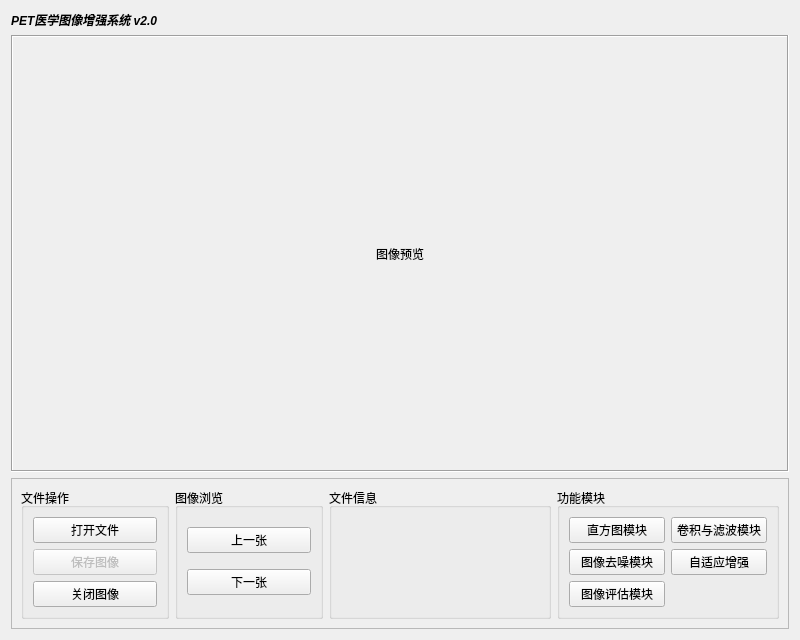
<?xml version="1.0" encoding="UTF-8"?>
<ui version="4.0">
 <class>MyMainWidget</class>
 <widget class="QWidget" name="MyMainWidget">
  <property name="geometry">
   <rect>
    <x>0</x>
    <y>0</y>
    <width>800</width>
    <height>640</height>
   </rect>
  </property>
  <property name="minimumSize">
   <size>
    <width>800</width>
    <height>640</height>
   </size>
  </property>
  <property name="windowTitle">
   <string>PET医学图像增强系统</string>
  </property>
  <layout class="QVBoxLayout" name="verticalLayout" stretch="0,1,0">
   <item>
    <widget class="QLabel" name="widget_title">
     <property name="font">
      <font>
       <italic>true</italic>
       <bold>true</bold>
       <kerning>true</kerning>
      </font>
     </property>
     <property name="text">
      <string>PET医学图像增强系统 v2.0</string>
     </property>
     <property name="alignment">
      <set>Qt::AlignLeading|Qt::AlignLeft|Qt::AlignVCenter</set>
     </property>
    </widget>
   </item>
   <item>
    <widget class="QLabel" name="image_label">
     <property name="frameShape">
      <enum>QFrame::Box</enum>
     </property>
     <property name="frameShadow">
      <enum>QFrame::Sunken</enum>
     </property>
     <property name="text">
      <string>图像预览</string>
     </property>
     <property name="alignment">
      <set>Qt::AlignCenter</set>
     </property>
    </widget>
   </item>
   <item>
    <widget class="QFrame" name="frame">
     <property name="frameShape">
      <enum>QFrame::StyledPanel</enum>
     </property>
     <property name="frameShadow">
      <enum>QFrame::Raised</enum>
     </property>
     <layout class="QHBoxLayout" name="horizontalLayout" stretch="2,2,3,3">
      <item>
       <widget class="QGroupBox" name="groupBox">
        <property name="title">
         <string>文件操作</string>
        </property>
        <layout class="QVBoxLayout" name="verticalLayout_2">
         <item>
          <widget class="QPushButton" name="open_image_btn">
           <property name="text">
            <string>打开文件</string>
           </property>
          </widget>
         </item>
         <item>
          <widget class="QPushButton" name="save_image_btn">
           <property name="enabled">
            <bool>false</bool>
           </property>
           <property name="text">
            <string>保存图像</string>
           </property>
          </widget>
         </item>
         <item>
          <widget class="QPushButton" name="close_image_btn">
           <property name="text">
            <string>关闭图像</string>
           </property>
          </widget>
         </item>
        </layout>
       </widget>
      </item>
      <item>
       <widget class="QGroupBox" name="image_prev_and_next_groupBox">
        <property name="title">
         <string>图像浏览</string>
        </property>
        <layout class="QVBoxLayout" name="verticalLayout_4">
         <item>
          <widget class="QPushButton" name="prev_image_btn">
           <property name="enabled">
            <bool>true</bool>
           </property>
           <property name="text">
            <string>上一张</string>
           </property>
          </widget>
         </item>
         <item>
          <widget class="QPushButton" name="next_image_btn">
           <property name="enabled">
            <bool>true</bool>
           </property>
           <property name="text">
            <string>下一张</string>
           </property>
          </widget>
         </item>
        </layout>
       </widget>
      </item>
      <item>
       <widget class="QGroupBox" name="groupBox_3">
        <property name="title">
         <string>文件信息</string>
        </property>
        <layout class="QVBoxLayout" name="verticalLayout_3">
         <property name="leftMargin">
          <number>6</number>
         </property>
         <property name="topMargin">
          <number>0</number>
         </property>
         <property name="rightMargin">
          <number>6</number>
         </property>
         <property name="bottomMargin">
          <number>0</number>
         </property>
         <item>
          <widget class="QLabel" name="file_detail_label">
           <property name="text">
            <string/>
           </property>
          </widget>
         </item>
        </layout>
       </widget>
      </item>
      <item>
       <widget class="QGroupBox" name="function_groupBox">
        <property name="enabled">
         <bool>true</bool>
        </property>
        <property name="title">
         <string>功能模块</string>
        </property>
        <layout class="QGridLayout" name="gridLayout">
         <item row="1" column="0">
          <widget class="QPushButton" name="denosing_module_btn">
           <property name="enabled">
            <bool>true</bool>
           </property>
           <property name="text">
            <string>图像去噪模块</string>
           </property>
          </widget>
         </item>
         <item row="0" column="1">
          <widget class="QPushButton" name="conv_module_btn">
           <property name="enabled">
            <bool>true</bool>
           </property>
           <property name="text">
            <string>卷积与滤波模块</string>
           </property>
          </widget>
         </item>
         <item row="0" column="0">
          <widget class="QPushButton" name="hist_module_btn">
           <property name="enabled">
            <bool>true</bool>
           </property>
           <property name="text">
            <string>直方图模块</string>
           </property>
          </widget>
         </item>
         <item row="1" column="1">
          <widget class="QPushButton" name="enhance_module_btn">
           <property name="enabled">
            <bool>true</bool>
           </property>
           <property name="text">
            <string>自适应增强</string>
           </property>
          </widget>
         </item>
         <item row="2" column="0">
          <widget class="QPushButton" name="evalueate_module_btn">
           <property name="enabled">
            <bool>true</bool>
           </property>
           <property name="text">
            <string>图像评估模块</string>
           </property>
          </widget>
         </item>
        </layout>
       </widget>
      </item>
     </layout>
    </widget>
   </item>
  </layout>
 </widget>
 <resources/>
 <connections/>
</ui>
